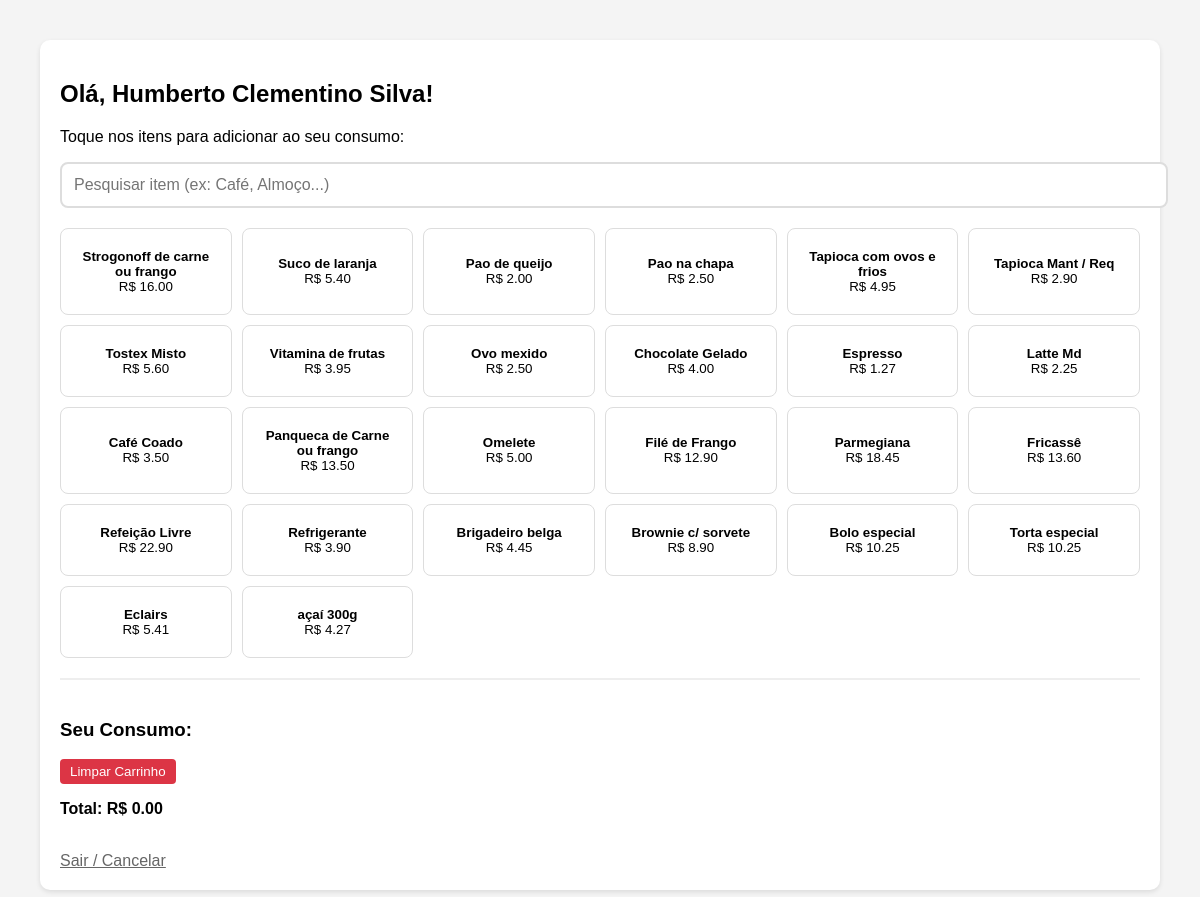
The page /lancar/ (signed in) on the database its author committed.
### consumo/models.py (models this page shows, shortened)
class Funcionario(models.Model):
    nome = models.CharField(max_length=100)
    cpf = models.CharField(max_length=11, unique=True)

class Item(models.Model):
    descricao = models.CharField(max_length=200)
    valor = models.DecimalField(max_digits=10, decimal_places=2)

### consumo/views.py (the view, shortened to what this page needs)
# urls.py: path('lancar/', views.lancar_consumo, name='lancar_consumo'),
def lancar_consumo(request):
    func_id = request.session.get('funcionario_id')
    if not func_id:
        return redirect('login_funcionario')
    funcionario = get_object_or_404(Funcionario, id=func_id)
    itens_disponiveis = Item.objects.all()
    return render(request, 'consumo.html', {
        'funcionario': funcionario,
        'itens': itens_disponiveis
    })

### consumo/templates/consumo.html (shortened to what this page needs)
<!DOCTYPE html>
<html>
<head>
</head>
<body>
    <div class="container">
        <h2>Olá, {{ funcionario.nome }}!</h2>
        <p>Toque nos itens para adicionar ao seu consumo:</p>
        <div style="margin-bottom: 20px;">
            <input type="text" id="campo-busca" onkeyup="filtrarItens()"
                placeholder="Pesquisar item (ex: Café, Almoço...)"
                style="width: 100%; padding: 12px; border: 2px solid #ddd; border-radius: 8px; font-size: 16px;">
        </div>
        <div class="grid-itens">
            {% for item in itens %}
            <button type="button" class="btn-item card-item" data-nome="{{ item.descricao|lower }}"
                onclick="adicionarItem('{{ item.id }}', '{{ item.descricao }}', {{ item.valor|stringformat:'.2f' }})">
                <strong>{{ item.descricao }}</strong><br>
                R$ {{ item.valor }}
            </button>
            {% endfor %}
        </div>
        <div class="carrinho">
            <h3>Seu Consumo:</h3>
            <button type="button" onclick="limparCarrinho()"
                style="padding: 5px 10px; background: #dc3545; color: white; border: none; border-radius: 4px; cursor: pointer;">
                Limpar Carrinho
            </button>
            <p><strong>Total: R$ <span id="display-total">0.00</span></strong></p>
        </div>
        <br>
        <a href="{% url 'login_funcionario' %}" style="color: #666;">Sair / Cancelar</a>
    </div>
</body>
</html>

### consumo/templates/consumo.html (style rules this page uses)
body { font-family: sans-serif; margin: 40px; background-color: #f4f4f4; }
.container { background: white; padding: 20px; border-radius: 10px; box-shadow: 0 2px 5px rgba(0, 0, 0, 0.1); }
.grid-itens { display: grid; grid-template-columns: repeat(auto-fill, minmax(150px, 1fr)); gap: 10px; margin-bottom: 20px; }
.btn-item { padding: 20px; cursor: pointer; border: 1px solid #ddd; border-radius: 8px; background: #fff; transition: 0.2s; }
.carrinho { border-top: 2px solid #eee; padding-top: 20px; }

### rows shown on the page
Funcionario: nome "Humberto Clementino Silva"
Item: descricao "Strogonoff de carne ou frango", valor "16.00"
Item: descricao "Suco de laranja", valor "5.40"
Item: descricao "Pao de queijo", valor "2.00"
Item: descricao "Pao na chapa", valor "2.50"
Item: descricao "Tapioca com ovos e frios", valor "4.95"
Item: descricao "Tapioca Mant / Req", valor "2.90"
Item: descricao "Tostex Misto", valor "5.60"
Item: descricao "Vitamina de frutas", valor "3.95"
Item: descricao "Ovo mexido", valor "2.50"
Item: descricao "Chocolate Gelado", valor "4.00"
Item: descricao "Espresso", valor "1.27"
Item: descricao "Latte Md", valor "2.25"
Item: descricao "Café Coado", valor "3.50"
Item: descricao "Panqueca de Carne ou frango", valor "13.50"
Item: descricao "Omelete", valor "5.00"
Item: descricao "Filé de Frango", valor "12.90"
Item: descricao "Parmegiana", valor "18.45"
Item: descricao "Fricassê", valor "13.60"
Item: descricao "Refeição Livre", valor "22.90"
Item: descricao "Refrigerante", valor "3.90"
Item: descricao "Brigadeiro belga", valor "4.45"
Item: descricao "Brownie c/ sorvete", valor "8.90"
Item: descricao "Bolo especial", valor "10.25"
Item: descricao "Torta especial", valor "10.25"
Item: descricao "Eclairs", valor "5.41"
Item: descricao "açaí 300g", valor "4.27"
